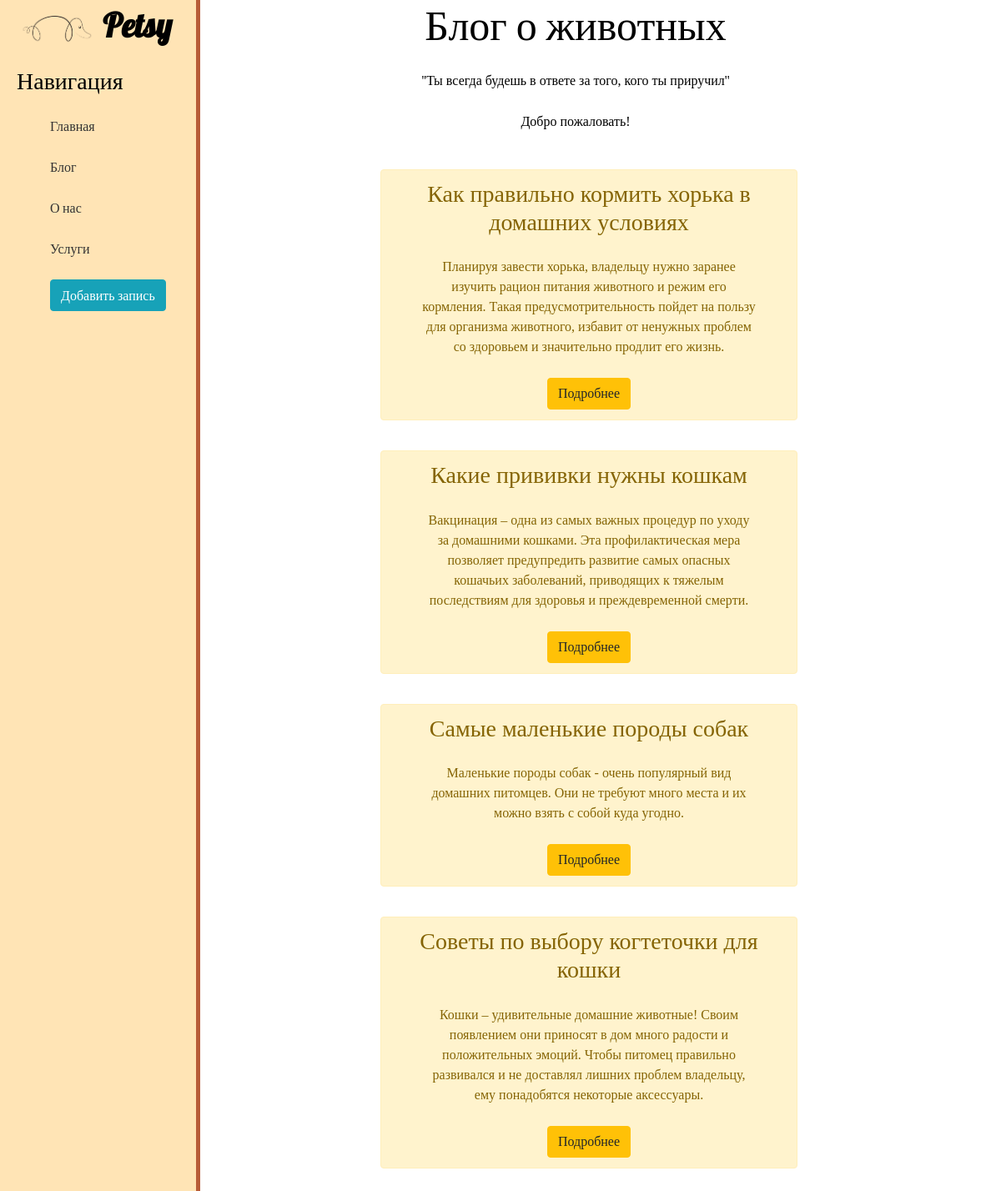
Screenshot of /blog/ with the database file from the repository.
### blog/models.py (models this page shows, shortened)
class Article(models.Model):
    title = models.CharField('Название статьи', max_length=100)
    anons = models.CharField('Анонс', max_length=250)
    full_text = models.TextField('Статья')
    date = models.DateTimeField('Дата публикации')
    class Meta:
        verbose_name = 'Статья'
        verbose_name_plural = 'Статьи'

### blog/views.py (the view)
# urls.py: path('', views.blog_home, name='blog_home'),
def blog_home(request):
    blog_info = Article.objects.order_by('title')
    return render(request, 'blog/blog_home.html', {'blog_info': blog_info})

### blog/templates/blog/blog_home.html (shortened to what this page needs)
{% extends 'main/layout.html' %}
{% block content %}
    <div class="features">
        <h1>Блог о животных</h1>
        <p>''Ты всегда будешь в ответе за того, кого ты приручил''</p>
        <p>Добро пожаловать!</p>
        {% if blog_info %}
            {% for el in blog_info %}
                <div class="alert alert-warning">
                    <h3>{{ el.title }}</h3>
                    <p>{{ el.anons }}</p>
                    <a href="{% url 'blog-detail' el.id %}" class='btn btn-warning'>Подробнее</a>
                </div>
            {% endfor %}
        {% else %}
            <p>На сайте пока нет статей!</p>
        {% endif %}
    </div>
{% endblock %}

### main/templates/main/layout.html (shortened to what this page needs)
<!doctype html>
{% load static %}
<html lang="ru">
<head>
    <link rel="stylesheet" href="{% static 'main/css/main.css' %}">
    <link rel="stylesheet" href="https://cdn.jsdelivr.net/npm/bootstrap@4.6.0/dist/css/bootstrap.min.css">
</head>
<body>
    <aside>
        <img src="{% static 'main/img/logo.png' %}" alt="Лого">
        <span class="logo">Petsy</span>
        <h3>Навигация</h3>
        <ul>
            <a href="{% url 'home' %}"><li>Главная</li></a>
            <a href="{% url 'blog_home' %}"><li>Блог</li></a>
            <a href="{% url 'about' %}"><li>О нас</li></a>
            <a href="{% url 'shops' %}"><li>Услуги</li></a>
            <a href="{% url 'create' %}"><li><button class="btn btn-info">Добавить запись</button><li></li></a>
        </ul>
    </aside>
    <main>
        {% block content %}
        {% endblock %}
    </main>
</body>
</html>

### main/static/main/css/main.css (style rules this page uses)
body { background: #FFEEDB; color: #000000; }
aside { padding-left: 20px; font-family: 'Lobster'; float: left; background: #FFE4B5; width: 20%; height: 300vh; color: #000000; border-right: 5px solid #B85C38; }
aside img { width: 70pt; float: left; }
aside .logo { font-size: 40px; margin-left: 10px; font-weight: bold; font-family: 'Lobster' position: relative; top: -5px }
aside h3 { margin-top: 20px; font-size: 28px; }
aside ul { list-style: none }
aside ul li, aside ul a { color: #333; display: block; margin-top: 25px; transition: transform .3s ease; }
main .features { font-family: 'Rajdhani'; float: left; color: #000000; margin-top 100px; text-align: center; width: 75% }
main .features h1 { font-size: 50px; font-family: 'Lobster'; }
main .features p { max-width: 400px; margin: 25px auto }
.alert-warning { background: #FFD8CC; float: left; clear: both; width: 500px; margin: 20px 24%; text-align: center; }

### rows the page displays
Article: title "Как правильно кормить хорька в домашних условиях", anons "Планируя завести хорька, владельцу нужно заранее изучить рацион питания животного и режим его кормления. Такая предусмотрительность пойдет на пользу для организма животного, избавит от ненужных проблем со здоровьем и значительно продлит его жизнь."
Article: title "Какие прививки нужны кошкам", anons "Вакцинация – одна из самых важных процедур по уходу за домашними кошками. Эта профилактическая мера позволяет предупредить развитие самых опасных кошачьих заболеваний, приводящих к тяжелым последствиям для здоровья и преждевременной смерти."
Article: title "Самые маленькие породы собак", anons "Маленькие породы собак - очень популярный вид домашних питомцев. Они не требуют много места и их можно взять с собой куда угодно."
Article: title "Советы по выбору когтеточки для кошки", anons "Кошки – удивительные домашние животные! Своим появлением они приносят в дом много радости и положительных эмоций. Чтобы питомец правильно развивался и не доставлял лишних проблем владельцу, ему понадобятся некоторые аксессуары."
